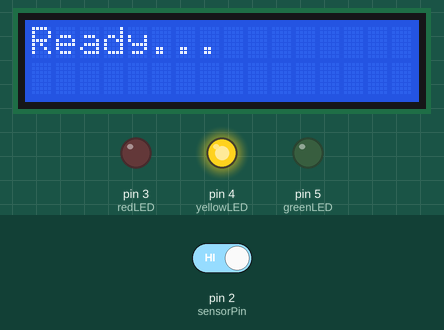
This sketch was run on a simulated Arduino Uno, built with avr-gcc and run on an emulated ATmega328P. On the bench: 16×2 character LCD, output pins drawn as LEDs (lit = HIGH). The test bench sets the inputs (shaded band); at power-on: pin 2 (sensorPin) HIGH. What the sketch prints to the serial monitor is not drawn.

Above: at 4.3 s.
4.4 s: pin 2 (sensorPin) driven LOW
At 5.2 s:
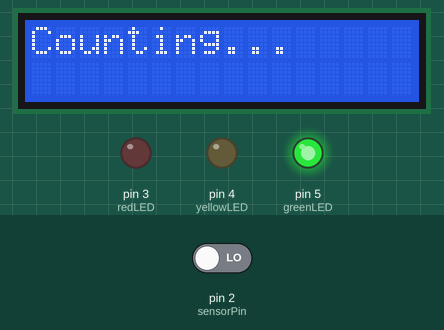
5.9 s: pin 2 (sensorPin) driven HIGH
At 6.4 s:
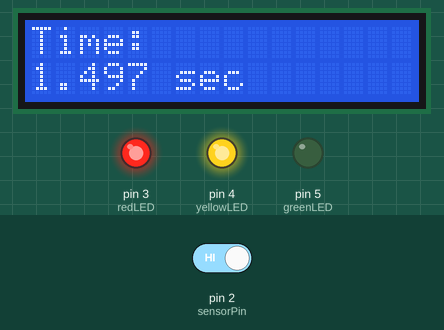
7.4 s: pin 2 (sensorPin) driven LOW
At 8.7 s:
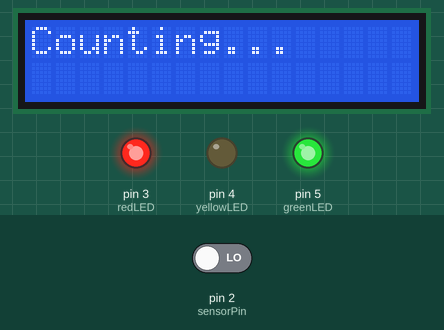
Timing chart, 0 to 10.4 s (numbered marks = the images above; inputs shaded):
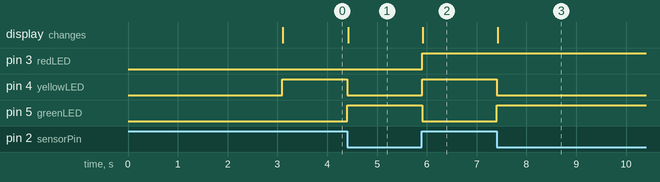

Measured:
- after the input at 4.4 s, pin 4 (yellowLED): HIGH → LOW at once; pin 5 (greenLED): LOW → HIGH at once; the display: changes at once (image 1)
- after the input at 5.9 s, pin 3 (redLED), pin 4 (yellowLED): LOW → HIGH at once; pin 5 (greenLED): HIGH → LOW at once; the display: changes at once (image 2)
- after the input at 7.4 s, pin 4 (yellowLED): HIGH → LOW at once; pin 5 (greenLED): LOW → HIGH at once; the display: changes at once (image 3)

The sketch:

ChronoBeta.ino
```cpp
#include <Wire.h>
#include <LiquidCrystal_I2C.h>

LiquidCrystal_I2C lcd(0x27, 16, 2);

const int sensorPin = 2;
const int redLED = 3;
const int yellowLED = 4;
const int greenLED = 5;

unsigned long startTime = 0;
unsigned long stopTime = 0;
bool timing = false;

void setup() {
  lcd.init();
  lcd.backlight();
  Serial.begin(9600);

  lcd.setCursor(0, 0);
  lcd.print("Project Chrono");
  lcd.setCursor(0, 1);
  lcd.print("Initializing...");
  delay(3000);
  lcd.clear();

  pinMode(sensorPin, INPUT_PULLUP);
  pinMode(redLED, OUTPUT);
  pinMode(yellowLED, OUTPUT);
  pinMode(greenLED, OUTPUT);

  digitalWrite(yellowLED, HIGH);
  digitalWrite(redLED, LOW);
  digitalWrite(greenLED, LOW);

  lcd.setCursor(0, 0);
  lcd.print("Ready...");
}

void loop() {
  int sensorState = digitalRead(sensorPin);
  Serial.println(sensorState);

  if (sensorState == LOW && !timing) {
    startTime = millis();
    timing = true;

    digitalWrite(yellowLED, LOW);
    digitalWrite(greenLED, HIGH);

    lcd.clear();
    lcd.setCursor(0, 0);
    lcd.print("Counting...");
    delay(200);  // Debounce
  }

  if (sensorState == HIGH && timing) {
    stopTime = millis();
    timing = false;

    unsigned long elapsedTime = stopTime - startTime;
    float seconds = elapsedTime / 1000.0;

    digitalWrite(greenLED, LOW);
    digitalWrite(redLED, HIGH);
    digitalWrite(yellowLED, HIGH);

    lcd.clear();
    lcd.setCursor(0, 0);
    lcd.print("Time:");
    lcd.setCursor(0, 1);
    lcd.print(seconds, 3);
    lcd.print(" sec");
    delay(1000);
  }
}
```
